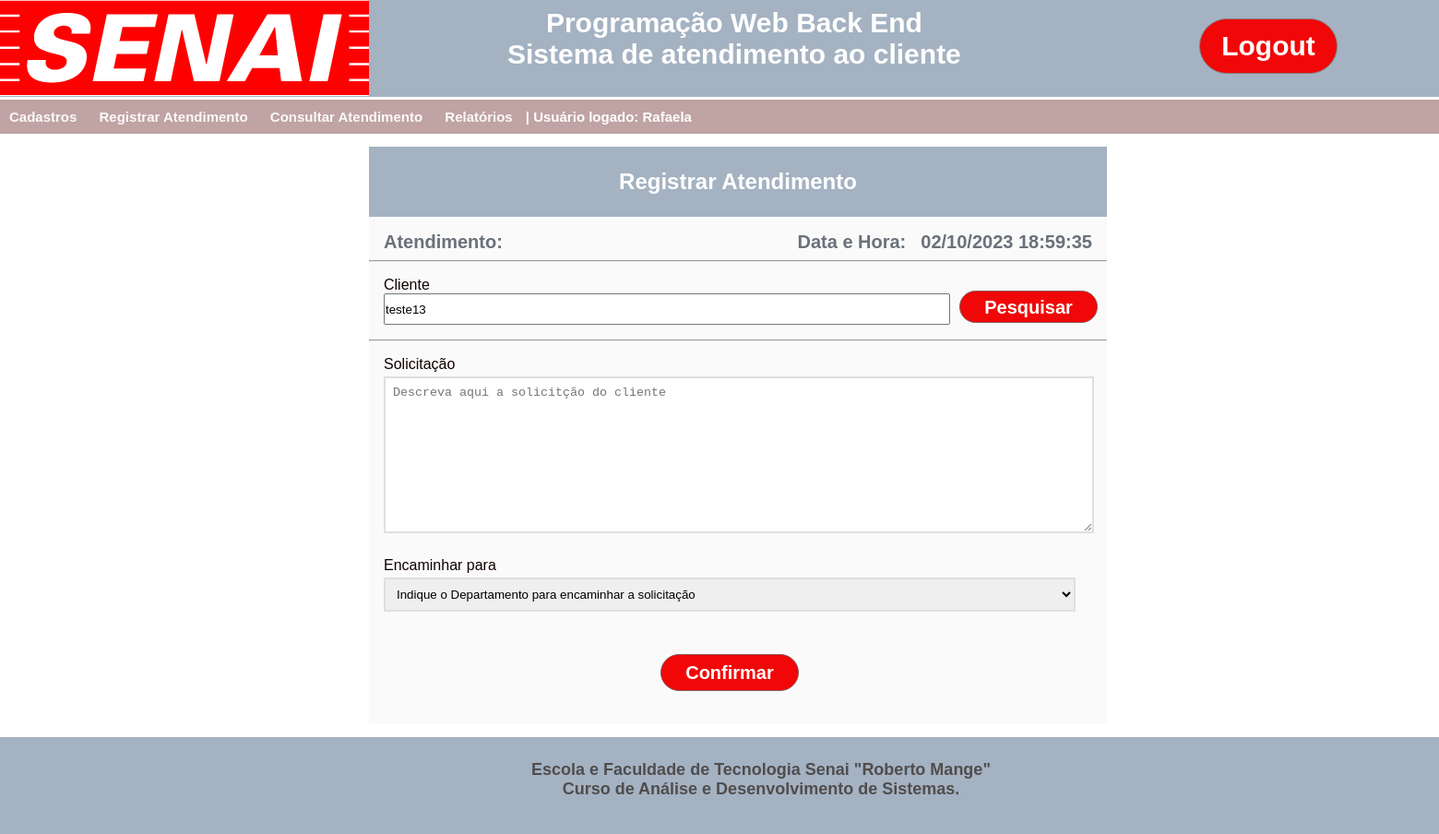
The page /sel_cliente/15 (signed in) on the database as committed earlier.
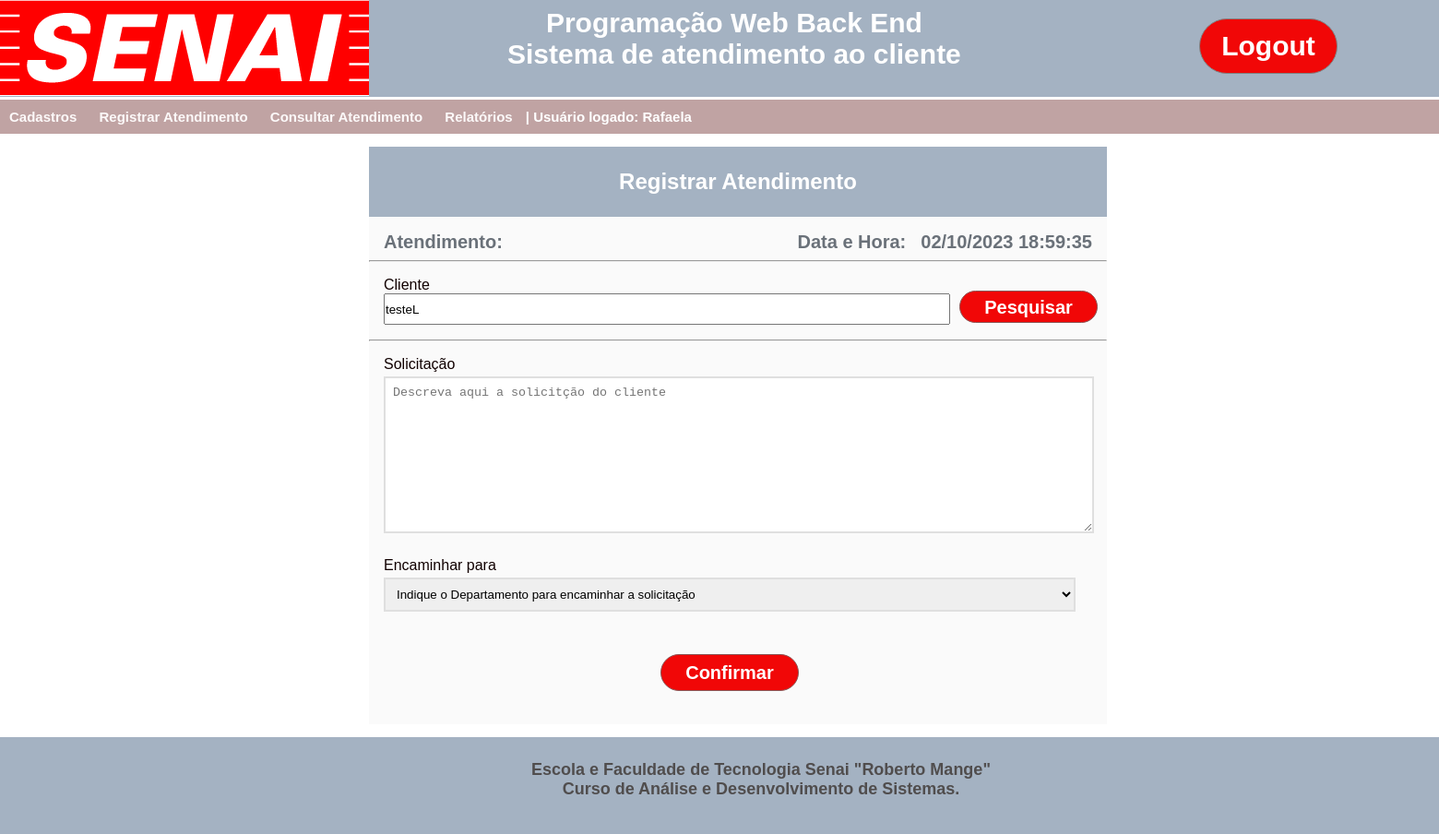
The same page on the database as committed later.
### App_SAC/models.py (models this page shows, shortened)
class Cliente(models.Model):
    nome = models.CharField(max_length=120)
    telefone = models.CharField(max_length=24)
    email = models.CharField(max_length=120)
    observacao = models.TextField()
    criado_em = models.DateTimeField(auto_now_add=True)
    atualizado_em = models.DateTimeField(auto_now=True)

### App_SAC/views/Atendimento.py (the view)
# urls.py: path('sel_cliente/<int:id>', Atendimento.sel_cliente , name="sel_cliente" ),
@login_required
def sel_cliente(request, id):
    usuario_logado = request.user.username
    cons_depto = Departamento.objects.all()
    data_e_hora = datetime.now()
    data_e_hora = data_e_hora.strftime("%d/%m/%Y %H:%M:%S")
    dados_clientes = get_object_or_404(Cliente, pk=id)
    return render(
        request,
        "Reg_Atendimento_Busca.html",
        {
            "cliente_sel": dados_clientes,
            "usuario_logado": usuario_logado,
            "cons_depto": cons_depto,
            "data_e_hora": data_e_hora,
        },
    )

### App_SAC/templates/Reg_Atendimento_busca.html (shortened to what this page needs)
{% load static %}
<!DOCTYPE html>
<html lang="en">
<head>
    <link rel="stylesheet" type="text/css" href="{% static 'css/Reg_Atend.css' %}">
</head>
<header class="login">
    <div class="fundo_menu">
        <div class="logo_senai">
            <a href="/"><img src="{% static 'imagens/logo_senai.png' %}" /></a>
        </div>
        <div class="nome_sistema">
             Programação Web Back End<br>
             Sistema de atendimento ao cliente
        </div>
        <div class="botao_login">
            <a href="accounts/logout"><button class="btn btn_login">Logout</button></a>
        </div>
    </div>
</header>
<nav class="menu">
    <ul>
        <li><a href="Cadastros">Cadastros</a>
        </li>
        <li><a href="Registrar">Registrar Atendimento</a></li>
        <li><a href="Consultar">Consultar Atendimento</a></li>
        <li><a href="Relatorios">Relatórios</a></li>
        <li> | Usuário logado: {{usuario_logado}}</a></li>
    </ul>
</nav>
<body>
    <div class="principal">
    <div class="container">
        <section class="enquadramento">
            <h1> Registrar Atendimento</h1>
        </section>
        <div class = "num_hora">
            <div class="informe num_atend">
                <label for="numero_atendimento">Atendimento:{{cons_ultimo}}</label>
            </div>
            <div class="informe hora_atend">
                <label for="hora_atendimento">Data e Hora:</label>
                <label id="hora">{{data_e_hora}}</label>
            </div>
        </div>
        <hr>
        <form id="form_busca_cliente" class="form_busca_cliente" method="POST" >{% csrf_token %}
            <div class="input_pesquisar_cliente">
                <label for="sel_cliente">Cliente</label>
                <input type="text" id="sel_cliente" name="sel_cliente" value="{{cliente_sel.nome}}" placeholder="Selecione o Cliente" />
            </div>
            <div class="btn_pesquisar_cliente">
                <button type="submit" id="btnPesquisar_Cliente" >Pesquisar</button>
            </div>
        </form>
        <hr>
        <form id="form" class="form"method="POST" action="{% url 'salvar_atendimento_novo' %}">{% csrf_token %}
                <div class="form-content">
                    <label for="solicitacao">Solicitação</label>
                    <textarea name="solicitacao" id="solicitacao" cols="25" rows="10" placeholder="Descreva aqui a solicitção do cliente"></textarea>
                </div>
                <div class="form-content">
                    <label for="encaminhar">Encaminhar para </label>
                    <select name="encaminhar">
                        <option value="">Indique o Departamento para encaminhar a solicitação</option>
                    </select>
                </div>
                <div class="botoes">
                    <div class="botao_confirmar">
                        <button id="btnConfirmar" class="btn_conf_cancel btn_confirmar">Confirmar</button>
                    </div>
                </div>
        </form>
    </div>
    </div>
</body>
<footer class="rodape">
    <div class="fundo_menu">
        <div class="rodape1">
            Escola e Faculdade de Tecnologia Senai "Roberto Mange"<br>
            Curso de Análise e Desenvolvimento de Sistemas.<br>
        </div>
    </div>
</footer>
</html>

### App_SAC/static/css/Reg_Atend.css (style rules this page uses)
:root { --cor_fundo : rgb(192, 163, 163); --cor_hover : rgb(150, 104, 104); --cor_primaria : rgb(252, 249, 249); }
div.fundo_menu { display: inline-block; width: 1600px; height: 105px; column-count:3; position: relative; background-color: #a4b2c2; }
.nome_sistema { text-align: center; font-size: 30px; font-weight: bold; font-family: arial; color: white; position: absolute; margin: -100px 0px 0 550px; }
.botao_login { text-align: center; }
.btn { width: 150px; height: 60px; position: absolute; margin: 20px 0 0 500px; border: solid 1px gray; background: none; font-size: 30px; font-weight: bold; font: Arial; background-color: rgb(241, 7, 7); color: white; border-radius: 40px; cursor: pointer; }
.menu ul { list-style-type: none; padding: 0; background-color: var(--cor_fundo); font-size: 15px; font-weight: bold; font-family: arial; color: white; }
.menu ul li { display:inline; position: relative; }
.menu ul li a { color: var(--cor_primaria); text-decoration: none; display:inline-block; padding: 10px; transition: background .3s; }
* { margin: 0; padding: 0; }
body { font-family: arial; color:rgb(17, 1, 1); }
body { width: 1600px; height: 600px; }
.principal { display: flex; justify-content: center; align-items: center; }
.container { background-color: #fafafa; margin: 14px; max-width: 800px; width: 100%; box-sizing: 0 3px 5px rbga(0,0,0, 0.5); }
.enquadramento { background: #a4b2c2; padding: 24px; text-align: center; color: #fff; }
.num_hora { display: flex; padding: 16px; }
.informe { width: 400px; height: 15px; background: none; font-size: 20px; font-weight: bold; font: Arial; color: #6a7179; }
.num_atend { display: flex; justify-content: left; gap: 1rem; }
.hora_atend { display: flex; justify-content: right; gap: 1rem; }
.form_busca_cliente { display: flex; padding: 16px; }
.input_pesquisar_cliente input { display: flex; justify-content: left; width: 610px; height: 30px; }
.btn_pesquisar_cliente button { display: flex; position: absolute; margin: 15px 0 0 10px; justify-content: center; padding: 6px; width: 150px; height: 35px; border: solid 1px rgb(138, 86, 86); background: none; font-size: 20px; font-weight: bold; font: Arial; background-color: rgb(241, 7, 7); color: white; border-radius: 40px; cursor: pointer; }
.form { padding: 16px; padding-right: 34px; }
.form-content { margin-bottom: 8px; padding-bottom: 18px; position: relative; }
.form-content label { display: inline-block; margin-bottom: 4px; }
.form-content select { display: block; width: 100%; padding: 8px; border: 2px solid #dfdfdf; }
.form-content textarea { display:block; width: 100%; padding: 8px; border: 2px solid #dfdfdf; }
.btn_conf_cancel { width: 150px; height: 40px; border: solid 1px rgb(138, 86, 86); background: none; font-size: 20px; font-weight: bold; font: Arial; background-color: rgb(241, 7, 7); color: white; border-radius: 40px; cursor: pointer; }
.botoes { display: flex; justify-content: center; padding: 20px; gap: 3rem; }
div.rodape1 { text-align: center; font-size: 18px; font-weight: bold; font-family: arial; color: rgb(80, 77, 77); display: flex; width: 1600px; padding: 25px; justify-content: center; }

Rows that differ between the two databases and show on the page:
changed Cliente: sel_cliente "teste13" → "testeL"
